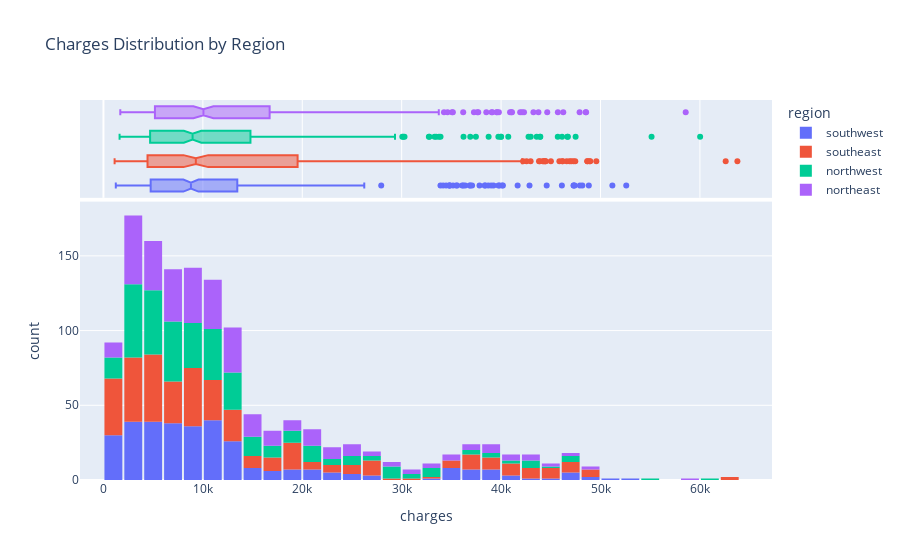

Source (notebook cell):
### Code cell
fig = px.histogram(df, x = "charges", marginal = 'box', color = 'region', title = "Charges Distribution by Region")
#color in px is essentially like hue in seaborn, so we are coloring based on the region column

#gaps between the bars
fig.update_layout(bargap = 0.1)

#show the objects
fig.show()

### Figure 1 — Plotly figure (JSON) as saved in the notebook; plotly's stock layout.template omitted (floating-point values rounded to 4 significant figures; data arrays with more than 128 entries replaced by an {"elided": "..."} marker saying what was removed)
{"data": [{"alignmentgroup": "True", "bingroup": "x", "hovertemplate": "region=southwest<br>charges=%{x}<br>count=%{y}<extra></extra>", "legendgroup": "southwest", "marker": {"color": "#636efa", "pattern": {"shape": ""}}, "name": "southwest", "offsetgroup": "southwest", "orientation": "v", "showlegend": true, "type": "histogram", "x": {"elided": "325 float values"}, "xaxis": "x", "yaxis": "y"}, {"alignmentgroup": "True", "hovertemplate": "region=southwest<br>charges=%{x}<extra></extra>", "legendgroup": "southwest", "marker": {"color": "#636efa"}, "name": "southwest", "notched": true, "offsetgroup": "southwest", "showlegend": false, "type": "box", "x": {"elided": "325 float values"}, "xaxis": "x2", "yaxis": "y2"}, {"alignmentgroup": "True", "bingroup": "x", "hovertemplate": "region=southeast<br>charges=%{x}<br>count=%{y}<extra></extra>", "legendgroup": "southeast", "marker": {"color": "#EF553B", "pattern": {"shape": ""}}, "name": "southeast", "offsetgroup": "southeast", "orientation": "v", "showlegend": true, "type": "histogram", "x": {"elided": "364 float values"}, "xaxis": "x", "yaxis": "y"}, {"alignmentgroup": "True", "hovertemplate": "region=southeast<br>charges=%{x}<extra></extra>", "legendgroup": "southeast", "marker": {"color": "#EF553B"}, "name": "southeast", "notched": true, "offsetgroup": "southeast", "showlegend": false, "type": "box", "x": {"elided": "364 float values"}, "xaxis": "x2", "yaxis": "y2"}, {"alignmentgroup": "True", "bingroup": "x", "hovertemplate": "region=northwest<br>charges=%{x}<br>count=%{y}<extra></extra>", "legendgroup": "northwest", "marker": {"color": "#00cc96", "pattern": {"shape": ""}}, "name": "northwest", "offsetgroup": "northwest", "orientation": "v", "showlegend": true, "type": "histogram", "x": {"elided": "325 float values"}, "xaxis": "x", "yaxis": "y"}, {"alignmentgroup": "True", "hovertemplate": "region=northwest<br>charges=%{x}<extra></extra>", "legendgroup": "northwest", "marker": {"color": "#00cc96"}, "name": "northwest", "notched": true, "offsetgroup": "northwest", "showlegend": false, "type": "box", "x": {"elided": "325 float values"}, "xaxis": "x2", "yaxis": "y2"}, {"alignmentgroup": "True", "bingroup": "x", "hovertemplate": "region=northeast<br>charges=%{x}<br>count=%{y}<extra></extra>", "legendgroup": "northeast", "marker": {"color": "#ab63fa", "pattern": {"shape": ""}}, "name": "northeast", "offsetgroup": "northeast", "orientation": "v", "showlegend": true, "type": "histogram", "x": {"elided": "324 float values"}, "xaxis": "x", "yaxis": "y"}, {"alignmentgroup": "True", "hovertemplate": "region=northeast<br>charges=%{x}<extra></extra>", "legendgroup": "northeast", "marker": {"color": "#ab63fa"}, "name": "northeast", "notched": true, "offsetgroup": "northeast", "showlegend": false, "type": "box", "x": {"elided": "324 float values"}, "xaxis": "x2", "yaxis": "y2"}], "layout": {"bargap": 0.1, "barmode": "relative", "legend": {"title": {"text": "region"}, "tracegroupgap": 0}, "title": {"text": "Charges Distribution by Region"}, "xaxis": {"anchor": "y", "domain": [0, 1], "title": {"text": "charges"}}, "xaxis2": {"anchor": "y2", "domain": [0, 1], "matches": "x", "showgrid": true, "showticklabels": false}, "yaxis": {"anchor": "x", "domain": [0, 0.7326], "title": {"text": "count"}}, "yaxis2": {"anchor": "x2", "domain": [0.7426, 1], "matches": "y2", "showgrid": false, "showline": false, "showticklabels": false, "ticks": ""}}}
